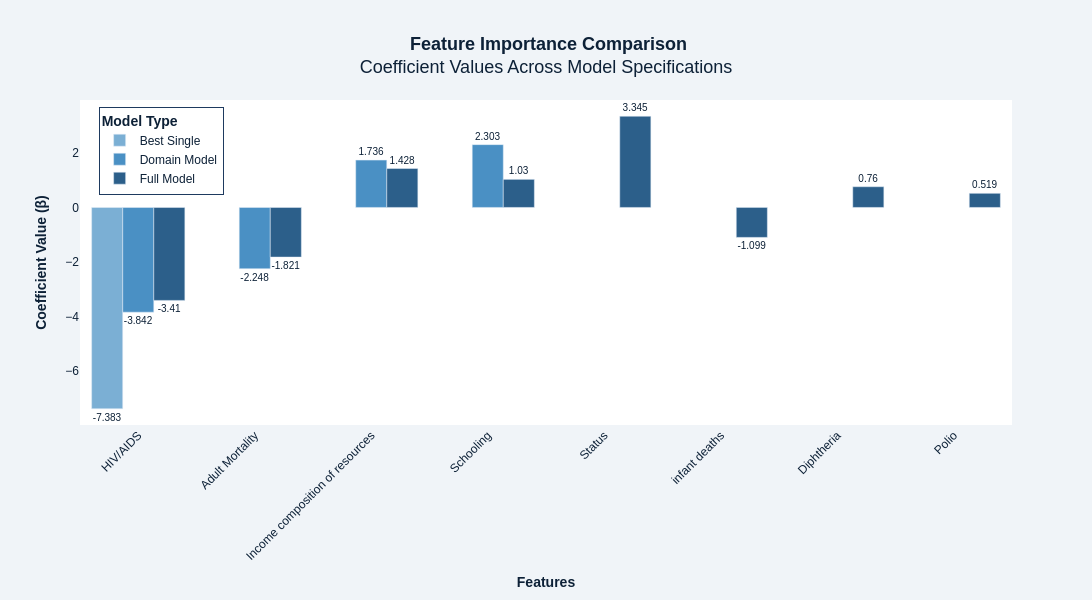

Notebook code for this chart:
### Markdown cell above
5: COEFFICIENT BAR CHART

### Code cell
print("5. Creating Coefficient Bar Chart...")

# Extract coefficients from trained models
coeff_data = []

# Best Single Model coefficients
best_feature = best_predictor
coeff_data.append({
    'Feature': best_feature,
    'Model': 'Best Single',
    'Coefficient': float(single_model_res.W[0]) if len(single_model_res.W) > 0 else 0
})

# Domain Model coefficients
domain_features_list = ['Adult Mortality', 'HIV/AIDS', 'Income composition of resources', 'Schooling']
for i, feat in enumerate(domain_features_list):
    coeff_data.append({
        'Feature': feat,
        'Model': 'Domain Model',
        'Coefficient': float(domain_model_res.W[i]) if i < len(domain_model_res.W) else 0
    })

# Full Model coefficients - get top 8 for readability
full_features = X_train_full.columns.tolist()
full_coeffs = full_model_res.W
coeff_pairs = list(zip(full_features, full_coeffs))
coeff_pairs.sort(key=lambda x: abs(x[1]), reverse=True)
top_features = coeff_pairs[:8]

for feat, coeff in top_features:
    coeff_data.append({
        'Feature': feat,
        'Model': 'Full Model',
        'Coefficient': float(coeff)
    })

coeff_df = pd.DataFrame(coeff_data)

# Create grouped bar chart with blue theme
fig_coeff = go.Figure()

# Blue color palette for different models
model_colors = {
    'Best Single': COLORS['light'],
    'Domain Model': COLORS['accent'],
    'Full Model': COLORS['secondary']
}

for model in ['Best Single', 'Domain Model', 'Full Model']:
    model_data = coeff_df[coeff_df['Model'] == model]
    if len(model_data) > 0:
        fig_coeff.add_trace(go.Bar(
            x=model_data['Feature'],
            y=model_data['Coefficient'],
            name=model,
            marker_color=model_colors.get(model, COLORS['primary']),
            text=model_data['Coefficient'].round(3),
            textposition='outside',
            textfont=dict(size=10),
            hovertemplate=f'<b>{model}</b><br>Feature: %{{x}}<br>Coefficient: %{{y:.4f}}<extra></extra>'
        ))

fig_coeff.update_layout(
    title='<b> Feature Importance Comparison</b><br>Coefficient Values Across Model Specifications',
    xaxis_title='<b>Features</b>',
    yaxis_title='<b>Coefficient Value (β)</b>',
    barmode='group',
    width=1200,
    height=600,
    legend=dict(
        x=0.02, 
        y=0.98, 
        bgcolor='rgba(255,255,255,0.9)',
        bordercolor=COLORS['primary'],
        borderwidth=1,
        title='<b>Model Type</b>'
    ),
    paper_bgcolor=COLORS['background'],
    plot_bgcolor='white',
    font=dict(family='Arial, sans-serif', size=12, color=COLORS['dark']),
    title_font_size=18,
    title_x=0.5,
    xaxis_tickangle=-45
)

fig_coeff.show()

### Figure 1 — Plotly figure (JSON) as saved in the notebook; plotly's stock layout.template omitted (floating-point values rounded to 4 significant figures)
{"data": [{"hovertemplate": "<b>Best Single</b><br>Feature: %{x}<br>Coefficient: %{y:.4f}<extra></extra>", "marker": {"color": "#7BAFD4"}, "name": "Best Single", "text": [-7.383], "textfont": {"size": 10}, "textposition": "outside", "type": "bar", "x": ["HIV/AIDS"], "y": [-7.383]}, {"hovertemplate": "<b>Domain Model</b><br>Feature: %{x}<br>Coefficient: %{y:.4f}<extra></extra>", "marker": {"color": "#4A90C4"}, "name": "Domain Model", "text": [-2.248, -3.842, 1.736, 2.303], "textfont": {"size": 10}, "textposition": "outside", "type": "bar", "x": ["Adult Mortality", "HIV/AIDS", "Income composition of resources", "Schooling"], "y": [-2.248, -3.842, 1.736, 2.303]}, {"hovertemplate": "<b>Full Model</b><br>Feature: %{x}<br>Coefficient: %{y:.4f}<extra></extra>", "marker": {"color": "#2C5F8A"}, "name": "Full Model", "text": [-3.41, 3.345, -1.821, 1.428, -1.099, 1.03, 0.76, 0.519], "textfont": {"size": 10}, "textposition": "outside", "type": "bar", "x": ["HIV/AIDS", "Status", "Adult Mortality", "Income composition of resources", "infant deaths", "Schooling", "Diphtheria", "Polio"], "y": [-3.41, 3.345, -1.821, 1.428, -1.099, 1.03, 0.76, 0.5186]}], "layout": {"barmode": "group", "font": {"color": "#0D2137", "family": "Arial, sans-serif", "size": 12}, "height": 600, "legend": {"bgcolor": "rgba(255,255,255,0.9)", "bordercolor": "#1E3A5F", "borderwidth": 1, "title": {"text": "<b>Model Type</b>"}, "x": 0.02, "y": 0.98}, "paper_bgcolor": "#F0F4F8", "plot_bgcolor": "white", "title": {"font": {"size": 18}, "text": "<b> Feature Importance Comparison</b><br>Coefficient Values Across Model Specifications", "x": 0.5}, "width": 1200, "xaxis": {"tickangle": -45, "title": {"text": "<b>Features</b>"}}, "yaxis": {"title": {"text": "<b>Coefficient Value (β)</b>"}}}}
